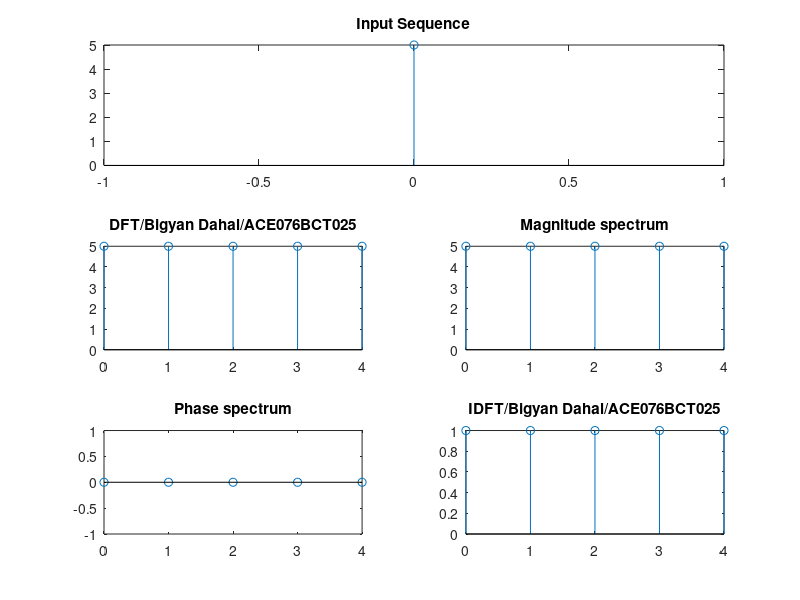

Here is the MATLAB script that generated this plot:
clc;
close all;
clear all;
x=input('Please enter the sequence x(n)=');
N=input('Please enter the length of the DFT N=');
X=fft(x,N);
n=0:length(x)-1;
subplot(311);
stem(n,x);
title('Input Sequence');
subplot(323);
n=0:length(X)-1;
stem(n,X);
disp('DFT of input sequence is ');
disp(X);
title('DFT/Bigyan Dahal/ACE076BCT025');
subplot(324);
stem(n,abs(X));
title('Magnitude spectrum');
subplot(325);
stem(n,angle(X));
title('Phase spectrum');
xr=ifft(x,N);
subplot(326);
stem(n,abs(xr));
title('IDFT/Bigyan Dahal/ACE076BCT025');
disp('IDFT of input sequence is ');
disp(xr);